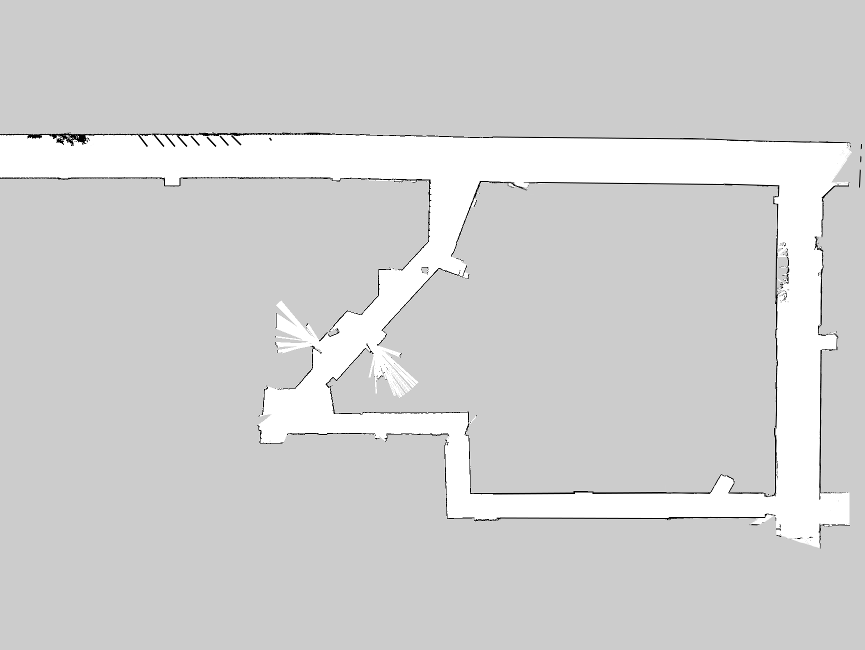
#> input picture visual_servoing_scripts/computer_vision/test_images_localization/basement_fixed.png, 865 x 650 px
$ python sift_template.py
#> lines starting #> are read from the running program, lines starting #| are printed output that depends on the picture; after the words box and inside, x2 and y2 are one past the last pixel; in counts of white or black regions, pixels touching at a corner belong together
#> further down, img is the input picture: shape (650, 865, 3); min 0, max 255, mean 209.4
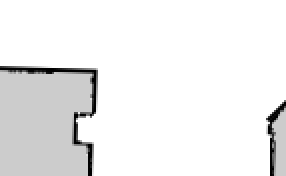
#> input picture visual_servoing_scripts/computer_vision/test_images_localization/map_scrap6.png, 143 x 88 px (shown 2 times larger)
#> further down, template is the input picture: shape (88, 143); min 0, max 255, mean 238.5
import cv2
import imutils
import numpy as np
import pdb


# DELETE THESE IMPORTS
import csv
import ast
from matplotlib import pyplot as plt

#################### X-Y CONVENTIONS #########################
# 0,0  X  > > > > >
#
#  Y
#
#  v  This is the image. Y increases downwards, X increases rightwards
#  v  Please return bounding boxes as ((xmin, ymin), (xmax, ymax))
#  v
#  v
#  v
###############################################################

# [66 lines left out: functions image_print, cd_sift_ransac, not called in this run]

def cd_template_matching(img, template, use_method=cv2.TM_CCOEFF_NORMED, image_name=None):
	"""
	Implement the cone detection using template matching algorithm
	Input:
		img: np.3darray; the input image with a cone to be detected
	Return:
		bbox: ((x1, y1), (x2, y2)); the bounding box of the cone, unit in px
				(x1, y1) is the bottom left of the bbox and (x2, y2) is the top right of the bbox
	"""
#> called with use_method = 5, image_name = './result_images/local_6.png'
	template_canny = cv2.Canny(template, 50, 200)
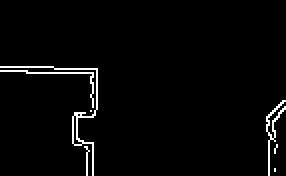
#> template_canny: shape (88, 143) (shown 2 times larger); 2.5% white in thin lines or dots, all inside (x1, y1, x2, y2) = (0, 33, 143, 88)

	# Perform Canny Edge detection on test image
	grey_img = cv2.cvtColor(img, cv2.COLOR_BGR2GRAY)
	img_canny = cv2.Canny(grey_img, 50, 200)
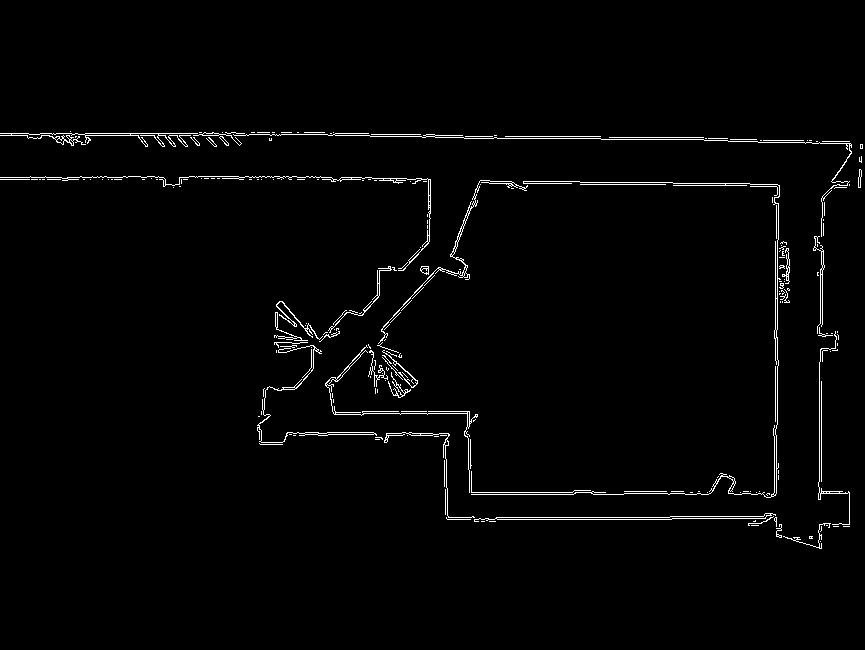
#> img_canny: shape (650, 865); 1.8% white in thin lines or dots, all inside (x1, y1, x2, y2) = (0, 131, 863, 549)

	# Get dimensions of template
	(img_height, img_width) = img_canny.shape[:2]
#> img_height = 650; img_width = 865

	# Keep track of best-fit match
	best_match = None

	# Loop over different scales of image
	for scale in np.linspace(1.5, .5, 50):
		# Resize the image
		resized_template = imutils.resize(template_canny, width = int(template_canny.shape[1] * scale))
		(h,w) = resized_template.shape[:2]
		# Check to see if test image is now smaller than template image
		if resized_template.shape[0] > img_height or resized_template.shape[1] > img_width:
			continue

		########## YOUR CODE STARTS HERE ##########
		# Use OpenCV template matching functions to find the best match
		# across template scales.

		########## USED OPENCV DOCUMENTATION AS REFERENCE ####
		## https://docs.opencv.org/3.4/d4/dc6/tutorial_py_template_matching.html
		##
		##
		## methods: 'cv.TM_CCOEFF', 'cv.TM_CCOEFF_NORMED', 'cv.TM_CCORR','cv.TM_CCORR_NORMED', 'cv.TM_SQDIFF', 'cv.TM_SQDIFF_NORMED'
		##
		##  If the method is TM_SQDIFF or TM_SQDIFF_NORMED, take minimum
		##

		look_at_min = use_method in [cv2.TM_SQDIFF, cv2.TM_SQDIFF_NORMED]

		result = cv2.matchTemplate(img_canny, resized_template, method=use_method)
		min_val, max_val, min_loc, max_loc = cv2.minMaxLoc(result)

		# used TM_CCOEFF so
		if look_at_min:
			top_left = min_loc # ((xmin, ymin))
		else:
			top_left = max_loc # ((xmin, ymin))

		bottom_right = (int(top_left[0] + w), int(top_left[1]+h))
		# bottom_left = (top_left[0], int(top_left[1] + h/scale))
		# top_right = (int(top_left[0] + w/scale), top_left[1])

		temp_bounding_box = (top_left, bottom_right)
		# print(temp_bounding_box)

		if best_match is not None:
			val, b_box = best_match

			if look_at_min:
				if min_val <= val:
					best_match = (min_val, temp_bounding_box)
				else:
					bounding_box = b_box
			else:
				if max_val >= val:
					best_match = (max_val, temp_bounding_box)

			if max_val >= val:
				best_match = (max_val, temp_bounding_box)
			else:
				bounding_box = b_box

		else:
			if look_at_min:
				best_match = (min_val, temp_bounding_box)
			else:
				best_match = (max_val, temp_bounding_box)

			bounding_box = temp_bounding_box
#> this loop made 50 passes
#> (min_val, max_val, min_loc, temp_bounding_box, val, bounding_box) on passes 3, 4, 5, 6, 7, 8, 11, 12: (-0.0391, 0.207, (655, 138), ((64, 312), (272, 440)), 0.207, ((61, 312), (272, 441))), (-0.0389, 0.205, (658, 139), ((67, 314), (272, 440)), 0.207, ((61, 312), (272, 441))), (-0.0384, 0.197, (188, 313), ((404, 362), (606, 486)), 0.207, ((61, 312), (272, 441))), (-0.0387, 0.202, (316, 370), ((405, 363), (604, 485)), 0.207, ((61, 312), (272, 441))), (-0.0407, 0.202, (257, 308), ((406, 364), (602, 484)), 0.207, ((61, 312), (272, 441))), (-0.0409, 0.205, (257, 309), ((406, 364), (600, 483)), 0.207, ((61, 312), (272, 441))), (-0.0459, 0.216, (261, 311), ((409, 367), (594, 480)), 0.217, ((408, 366), (596, 481))), (-0.0463, 0.215, (257, 311), ((410, 367), (592, 479)), 0.217, ((408, 366), (596, 481)))
#> (min_val, max_val, min_loc, val, b_box, best_match) on passes 2, 9, 10, 13, 14, 15: (-0.0391, 0.207, (652, 138), 0.203, ((58, 311), (272, 442)), (0.207, ((61, 312), (272, 441)))), (-0.0419, 0.211, (258, 310), 0.207, ((61, 312), (272, 441)), (0.211, ((407, 365), (598, 482)))), (-0.0448, 0.217, (259, 310), 0.211, ((407, 365), (598, 482)), (0.217, ((408, 366), (596, 481)))), (-0.0476, 0.221, (259, 312), 0.217, ((408, 366), (596, 481)), (0.221, ((411, 368), (590, 478)))), (-0.0486, 0.234, (262, 313), 0.221, ((411, 368), (590, 478)), (0.234, ((547, 140), (723, 248)))), (-0.0481, 0.248, (265, 314), 0.234, ((547, 140), (723, 248)), (0.248, ((372, 138), (545, 244))))
#> pass 1, in cd_template_matching, `result = cv2.matchTemplate(img_canny, resized_template, method=use_met..`:
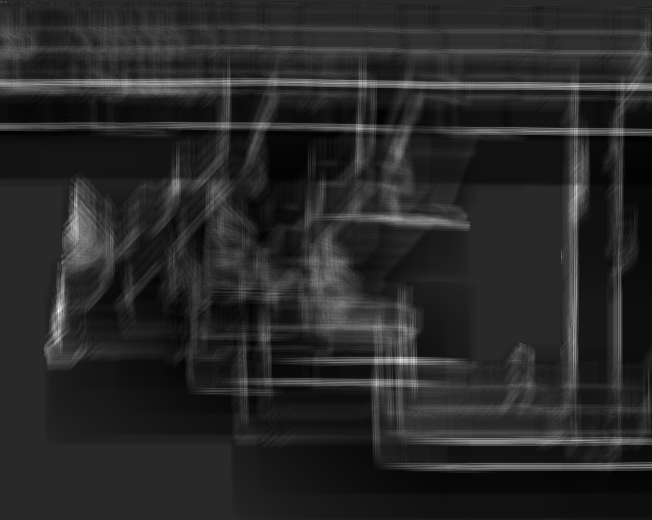
#> result: shape (520, 652) float32; min -0.0394, max 0.203, mean -0.000821; drawn with min black and max white
#> pass 2, in cd_template_matching, `resized_template = imutils.resize(template_canny, width = int(template..`:
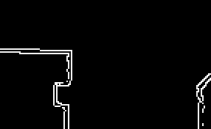
#> resized_template: shape (129, 211); min 0, max 255, mean 6.3
#> after the loop:
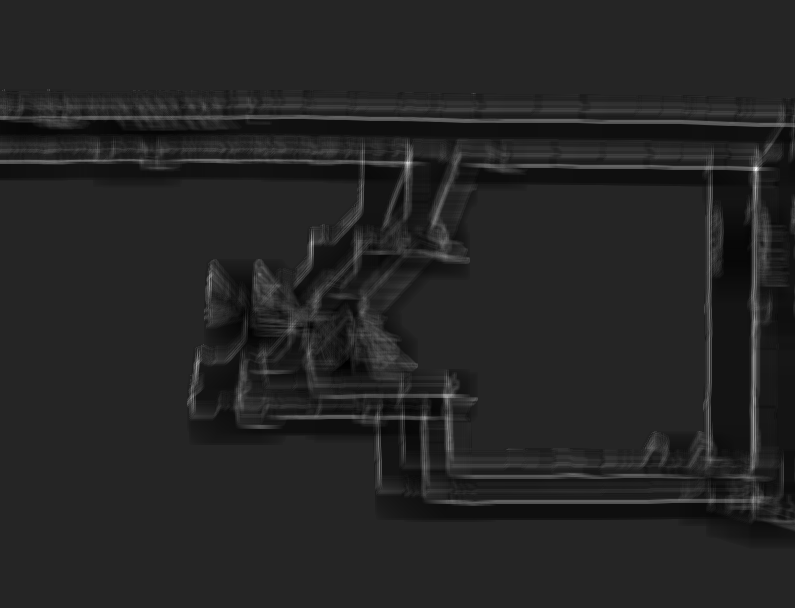
#> result: shape (608, 795) float32; min -0.0909, max 0.534, mean -0.000819; drawn with min black and max white
#> after the loop, val = 0.497

		# Remember to resize the bounding box using the highest scoring scale
		# x1,y1 pixel will be accurate, but x2,y2 needs to be correctly scaled
		# bounding_box = ((0,0),(0,0))
		########### YOUR CODE ENDS HERE ###########

	if __name__ == "__main__":
		cv2.rectangle(img, bounding_box[0], bounding_box[1], 255, 2)
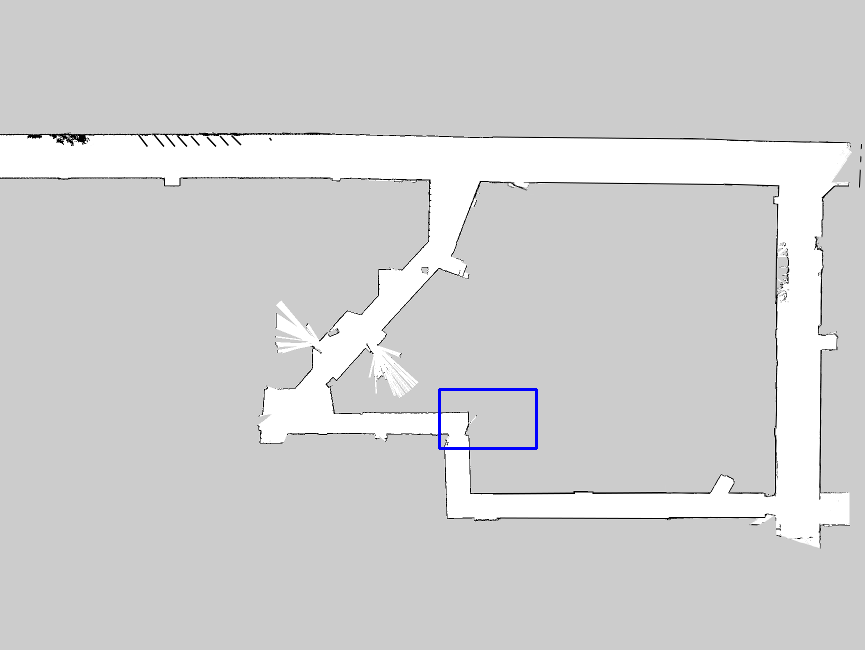
#> img: shape (650, 865, 3); 0.17% of pixels changed, all inside (x1, y1, x2, y2) = (438, 388, 538, 450)
		# image_print(img)

		if image_name is not None:
			cv2.imwrite(image_name, img)
			cv2.waitKey(0)

		pass
	return bounding_box


### DELETE AFTER THIS
# File paths
cone_csv_path = "./test_images_cone/test_images_cone.csv"
citgo_csv_path = "./test_images_citgo/test_citgo.csv"
localization_csv_path="./test_images_localization/test_localization.csv"

cone_template_path = './test_images_cone/cone_template.png'
citgo_template_path = './test_images_citgo/citgo_template.png'
localization_template_path='./test_images_localization/basement_fixed.png'

cone_score_path = './scores/test_scores_cone.csv'
citgo_score_path = './scores/test_scores_citgo.csv'
localization_score_path = './scores/test_scores_map.csv'

# [82 lines left out: functions iou_score, test_algorithm, not called in this run]


if __name__ == "__main__":

	# [6 lines of commented-out code are left out]

	img = cv2.imread("./test_images_localization/basement_fixed.png")
	template = cv2.imread("./test_images_localization/map_scrap6.png", 0)


	bounding_box = cd_template_matching(img, template, image_name="./result_images/local_6.png")
#> bounding_box = ((439, 389), (536, 448))

	methods = ['cv2.TM_CCOEFF', 'cv2.TM_CCOEFF_NORMED', 'cv2.TM_CCORR',
            'cv2.TM_CCORR_NORMED',
			'cv2.TM_SQDIFF', 'cv2.TM_SQDIFF_NORMED']

	test_types = ["cone", "localization", "citgo"]
	number_of_tests = {
		"cone": 20,
		"localization": 9,
		"citgo": 14
	}
	paths = [cone_csv_path, localization_csv_path, citgo_csv_path]
	templates = [cone_template_path, localization_template_path, citgo_template_path]
	swaps = [False, True, False]

	all_scores = {}

	if False:
		# don't run full test

		for test_idx in range(3):
			print("Running Test: "+str(test_idx))
			for m in methods:
				print("Using Method: "+m)
				meth = eval(m)
				scores = test_algorithm(cd_template_matching, paths[test_idx], templates[test_idx], swap=swaps[test_idx], method=meth)


				t_type = test_types[test_idx]

				# all_scores[str(test_idx)+"_"+m] = scores

				if scores:
					for (img, val) in scores.iteritems():
						# print((img, val))
						if t_type == "cone":
							test_number = img[len('./test_images_cone/test'):-len('.jpg')]
						elif t_type == "localization":
							test_number = img[len('./test_images_localization/map_scrap'):-len('.png')]
						else:
							test_number = img[len('./test_images_citgo/citgo'):-len('.jpeg')]

						# print("\tTest number is: "+test_number)

						all_scores[t_type+"_"+test_number+"_"+m] = val


	# [6 lines of commented-out code are left out]
		with open('template_matching_results.csv', 'w') as csvfile:
			writer = csv.writer(csvfile)

			writer.writerow(['Test'] + methods)

			for t in test_types:
				for idx in range(number_of_tests[t]):

					row_to_write = [t + "_" + str(idx+1)]
					for m in methods:
						row_to_write += [all_scores[t+"_"+str(idx+1)+"_"+m]]

					writer.writerow(row_to_write)
